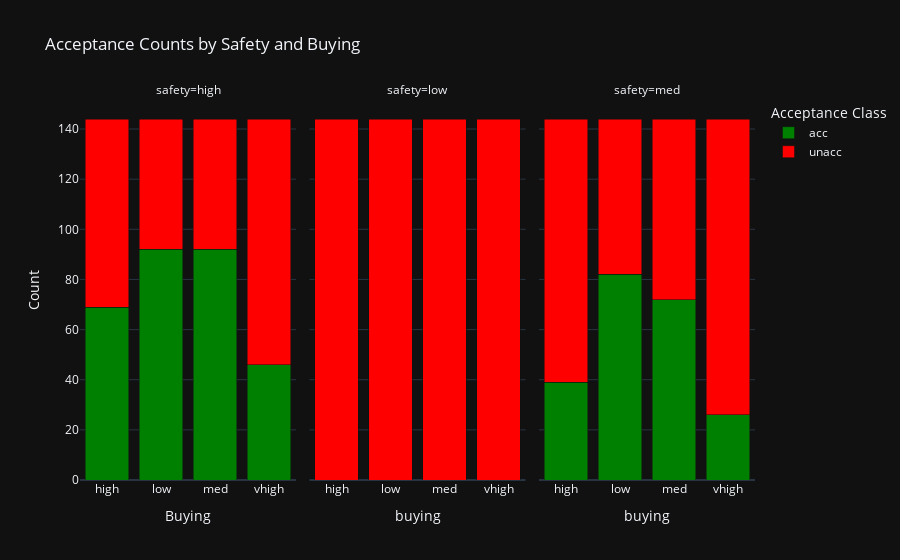

Source (notebook cell):
### Code cell
import plotly.express as px

# Create the pivot table
pivot_df = data.pivot_table(
    values=acceptance,          # what you're counting
    index=[safety, buying],     # row grouping
    columns=acceptance_class,   # category columns
    aggfunc='count',
    fill_value=0
).reset_index()                 # reset for Plotly compatibility

# Melt into long form for Plotly Express
pivot_long = pivot_df.melt(
    id_vars=[safety, buying],
    value_name='count',
    var_name=acceptance_class
)

# Plot
fig = px.bar(
    pivot_long,
    x=buying,
    y='count',
    color=acceptance_class,
    barmode='stack',
    facet_col=safety,  # separate panels by safety level
    color_discrete_sequence=['green', 'red'],
    title='Acceptance Counts by Safety and Buying'
)

fig.update_layout(
    template='plotly_dark',  # optional dark theme
    xaxis_title='Buying',
    yaxis_title='Count',
    legend_title='Acceptance Class'
)

fig.show()

### Figure 1 — Plotly figure (JSON) as saved in the notebook; plotly's stock layout.template omitted (floating-point values rounded to 4 significant figures)
{"data": [{"hovertemplate": "acceptance_class=acc<br>safety=high<br>buying=%{x}<br>count=%{y}<extra></extra>", "legendgroup": "acc", "marker": {"color": "green", "pattern": {"shape": ""}}, "name": "acc", "orientation": "v", "showlegend": true, "textposition": "auto", "type": "bar", "x": ["high", "low", "med", "vhigh"], "xaxis": "x", "y": [69, 92, 92, 46], "yaxis": "y"}, {"hovertemplate": "acceptance_class=acc<br>safety=low<br>buying=%{x}<br>count=%{y}<extra></extra>", "legendgroup": "acc", "marker": {"color": "green", "pattern": {"shape": ""}}, "name": "acc", "orientation": "v", "showlegend": false, "textposition": "auto", "type": "bar", "x": ["high", "low", "med", "vhigh"], "xaxis": "x2", "y": [0, 0, 0, 0], "yaxis": "y2"}, {"hovertemplate": "acceptance_class=acc<br>safety=med<br>buying=%{x}<br>count=%{y}<extra></extra>", "legendgroup": "acc", "marker": {"color": "green", "pattern": {"shape": ""}}, "name": "acc", "orientation": "v", "showlegend": false, "textposition": "auto", "type": "bar", "x": ["high", "low", "med", "vhigh"], "xaxis": "x3", "y": [39, 82, 72, 26], "yaxis": "y3"}, {"hovertemplate": "acceptance_class=unacc<br>safety=high<br>buying=%{x}<br>count=%{y}<extra></extra>", "legendgroup": "unacc", "marker": {"color": "red", "pattern": {"shape": ""}}, "name": "unacc", "orientation": "v", "showlegend": true, "textposition": "auto", "type": "bar", "x": ["high", "low", "med", "vhigh"], "xaxis": "x", "y": [75, 52, 52, 98], "yaxis": "y"}, {"hovertemplate": "acceptance_class=unacc<br>safety=low<br>buying=%{x}<br>count=%{y}<extra></extra>", "legendgroup": "unacc", "marker": {"color": "red", "pattern": {"shape": ""}}, "name": "unacc", "orientation": "v", "showlegend": false, "textposition": "auto", "type": "bar", "x": ["high", "low", "med", "vhigh"], "xaxis": "x2", "y": [144, 144, 144, 144], "yaxis": "y2"}, {"hovertemplate": "acceptance_class=unacc<br>safety=med<br>buying=%{x}<br>count=%{y}<extra></extra>", "legendgroup": "unacc", "marker": {"color": "red", "pattern": {"shape": ""}}, "name": "unacc", "orientation": "v", "showlegend": false, "textposition": "auto", "type": "bar", "x": ["high", "low", "med", "vhigh"], "xaxis": "x3", "y": [105, 62, 72, 118], "yaxis": "y3"}], "layout": {"annotations": [{"font": {}, "showarrow": false, "text": "safety=high", "x": 0.16, "xanchor": "center", "xref": "paper", "y": 1, "yanchor": "bottom", "yref": "paper"}, {"font": {}, "showarrow": false, "text": "safety=low", "x": 0.5, "xanchor": "center", "xref": "paper", "y": 1, "yanchor": "bottom", "yref": "paper"}, {"font": {}, "showarrow": false, "text": "safety=med", "x": 0.84, "xanchor": "center", "xref": "paper", "y": 1, "yanchor": "bottom", "yref": "paper"}], "barmode": "stack", "legend": {"title": {"text": "Acceptance Class"}, "tracegroupgap": 0}, "title": {"text": "Acceptance Counts by Safety and Buying"}, "xaxis": {"anchor": "y", "domain": [0, 0.32], "title": {"text": "Buying"}}, "xaxis2": {"anchor": "y2", "domain": [0.34, 0.66], "matches": "x", "title": {"text": "buying"}}, "xaxis3": {"anchor": "y3", "domain": [0.68, 1.0], "matches": "x", "title": {"text": "buying"}}, "yaxis": {"anchor": "x", "domain": [0, 1], "title": {"text": "Count"}}, "yaxis2": {"anchor": "x2", "domain": [0, 1], "matches": "y", "showticklabels": false}, "yaxis3": {"anchor": "x3", "domain": [0, 1], "matches": "y", "showticklabels": false}}}
